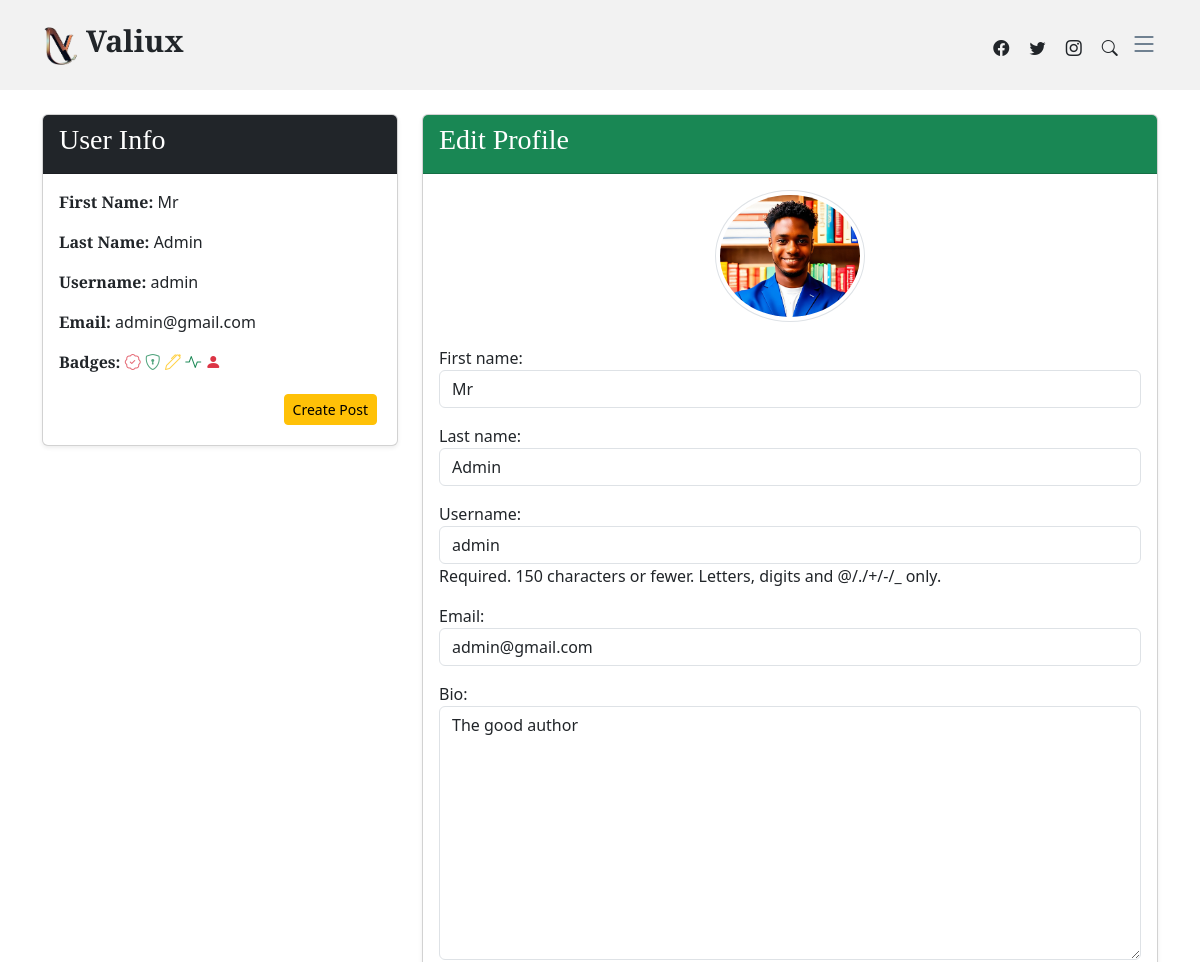
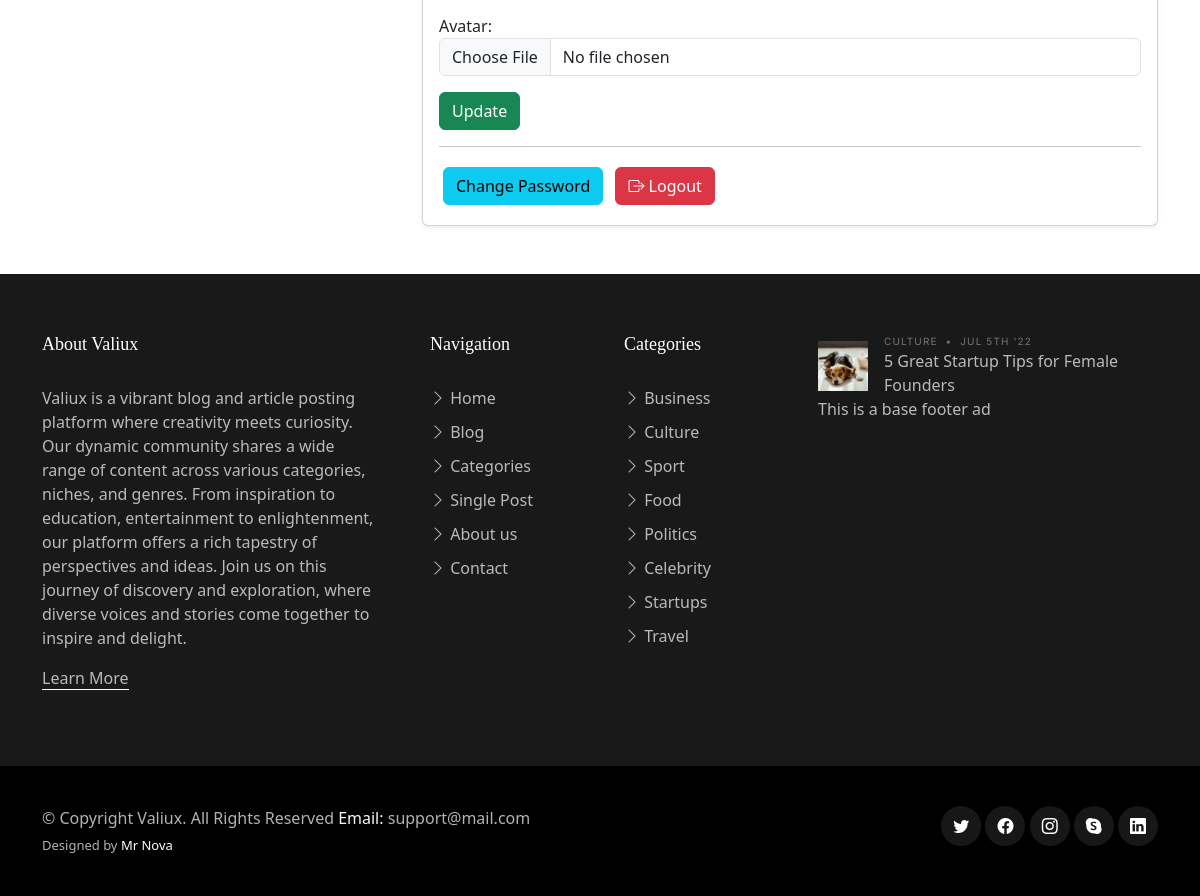
/accounts/profile/ (signed in), run on the app's committed database (2 pictures, top to bottom).
### core/models.py (models this page shows, shortened)
class SiteSettings(models.Model):
    site_name = models.CharField(max_length=100)
    site_description = models.TextField()
    favicon = models.ImageField(upload_to='Site_images/', null=True, blank=True)
    logo = models.ImageField(upload_to='Site_images/', null=True, blank=True)
    address = models.CharField(max_length=255, null=True)
    contact_email = models.EmailField()
    phone_number = models.CharField(max_length=20)
    meta_keywords = models.CharField(max_length=255, help_text="Comma-separated SEO keywords for the site")
    meta_description = models.CharField(max_length=255, help_text="Meta description for the site")
    meta_author = models.CharField(max_length=100, help_text="Author of the site content")
    og_title = models.CharField(max_length=255, help_text="Open Graph title for the site")
    og_description = models.CharField(max_length=255, help_text="Open Graph description for the site")
    og_image = models.ImageField(upload_to='meta_images/', blank=True, null=True, help_text="Open Graph image for the site")
    og_url = models.URLField(help_text="Open Graph URL for the site")

### accounts/models.py (models this page shows, shortened)
class Profile(models.Model):
    user = models.OneToOneField(User, on_delete=models.CASCADE)
    bio = models.TextField(blank=True, null=True)
    avatar = models.ImageField(default='default.jpg', upload_to='profile_images')
    phone = models.CharField(max_length=20, null=True)
    badges = models.ManyToManyField(Badge, blank=True)

### ads/models.py (models this page shows, shortened)
class Ad(models.Model):
    placement = models.ForeignKey(AdPlacement, on_delete=models.CASCADE, related_name='ads')
    code = models.TextField()
    active = models.BooleanField(default=True)
    start_date = models.DateField(default=timezone.now)
    end_date = models.DateField(blank=True, null=True)

### accounts/views.py (the view)
# urls.py: path('profile/', views.profile, name='profile'),
@login_required
def profile(request):
    user_contents_count = Content.objects.filter(author=request.user).count()
    user_comments_count = Comment.objects.filter(author=request.user).count()
    ads_base = Ad.objects.filter(placement__name="Base", active=True).first()
    user_likes_count = sum(content.likes.count() for content in Content.objects.filter(author=request.user))
    user_registration_duration = timezone.now() - request.user.date_joined
    recent_logins = request.user.last_login and request.user.last_login >= timezone.now() - timedelta(days=7)
    user_reviewed_posts_count = Comment.objects.filter(author=request.user).values('content').distinct().count()
    u_form = UserUpdateForm(request.POST or None, instance=request.user)
    p_form = ProfileUpdateForm(request.POST or None, request.FILES or None, instance=request.user.profile)
    if request.method == 'POST':
        if u_form.is_valid() and p_form.is_valid():
            u_form.save()
            p_form.save()
            messages.success(request, 'Your profile has been updated!')
            return redirect('profile')
    context = {
        'u_form': u_form,
        'p_form': p_form,
        'user_contents_count': user_contents_count,
        'user_comments_count': user_comments_count,
        'user_likes_count': user_likes_count,
        'user_registration_duration': user_registration_duration,
        'user_recent_logins': recent_logins,
        'user_reviewed_posts_count': user_reviewed_posts_count,
        'ads_base': ads_base,
    }
    return render(request, 'accounts/profile.html', context)

### accounts/templates/accounts/profile.html (shortened to what this page needs)
{% extends 'accounts/base.html' %}
{% block content %}
{% load custom_filters %}
{% load static %}
<main id="main" class="py-4">
  <div class="container">
    <div class="row">
      <div class="col-md-4 mb-4">
        <div class="card shadow-sm">
          <div class="card-header bg-primary text-white">
            <h3>User Info</h3>
          </div>
          <div class="card-body">
            <p><strong>First Name:</strong> {{ request.user.first_name }}</p>
            <p><strong>Last Name:</strong> {{ request.user.last_name }}</p>
            <p><strong>Username:</strong> {{ request.user.username }}</p>
            <p><strong>Email:</strong> {{ request.user.email }}</p>
            <p><strong>Badges:</strong>
              {% if user_contents_count >= 10 %} <i class="bi bi-patch-check text-danger opacity-75"></i> {% endif %}
              {% if request.user.is_superuser %} <i class="bi bi-shield-lock text-success opacity-75"></i> {% endif %}
              {% if request.user|has_group:"Author" %} <i class="bi bi-pen text-warning opacity-75"></i> {% endif %}
              {% if user_recent_logins %} <i class="bi bi-activity text-success "></i> {% endif %}
              {% if user_registration_duration.days < 30 %} <i class="bi bi-person-fill text-danger"></i> {% endif %}
            </p>
            {% if request.user.is_authenticated and request.user|has_group:"Author" %}
              <div class="d-flex justify-content-end">
                <a href="{% url 'admin:content_content_add' %}" class="btn btn-sm btn-warning m-1">Create Post</a>
              </div>
            {% endif %}
          </div>
        </div>
      </div>
      <div class="col-md-8 mb-4">
        <div class="card shadow-sm">
          <div class="card-header bg-success text-white">
            <h3>Edit Profile</h3>
          </div>
          <div class="card-body">
            <form method="post" enctype="multipart/form-data">
              <div class="text-center mb-4">
                <img src="{% if request.user.profile.avatar %} {{ request.user.profile.avatar.url }} {% else %} {% static 'assets/img/download.PNG' %} {% endif %}" alt="User Avatar" class="rounded-circle img-thumbnail" width="150">
              </div>
              {{ u_form.as_p }}
              {{ p_form.as_p }}
              <button type="submit" class="btn btn-success">Update</button>
            </form>
            <hr>
            <a href="{% url 'password_change' %}" class="btn btn-info m-1">Change Password</a>
            <form method="post" action="{% url 'logout' %}" class="d-inline">
              <button type="submit" class="btn btn-danger m-1"><i class="bi bi-box-arrow-right"></i> Logout</button>
            </form>
          </div>
        </div>
      </div>
    </div>
  </div>
</main>
{% endblock %}

### accounts/templates/accounts/base.html (shortened to what this page needs)
<!DOCTYPE html>
<html lang="en">
    {% load static %}
<head>
    <link href="{% static 'assets/vendor/bootstrap/css/bootstrap.min.css' %}" rel="stylesheet">
    <link href="{% static 'assets/vendor/bootstrap-icons/bootstrap-icons.css' %}" rel="stylesheet">
    <link href="{% static 'assets/vendor/swiper/swiper-bundle.min.css' %}" rel="stylesheet">
    <link href="{% static 'assets/vendor/glightbox/css/glightbox.min.css' %}" rel="stylesheet">
    <link href="{% static 'assets/vendor/aos/aos.css' %}" rel="stylesheet">
    <link href="{% static 'assets/css/variables.css' %}" rel="stylesheet">
    <link href="{% static 'assets/css/main.css' %}" rel="stylesheet">
</head>
<body>
  <header id="header" class="header d-flex align-items-center fixed-top">
    <div class="container-fluid container-xl d-flex align-items-center justify-content-between">
      <a href="{% url "index" %}" class="logo d-flex align-items-center">
        {% if settings.logo %}
            <img src="{{ settings.logo.url }}" alt="">
        {% else %}
            <img src="{% static 'assets/img/valiux.png' %}" alt="">
        {% endif %}
        <h1>{{ settings.site_name }}</h1>
      </a>
      <div class="position-relative">
        <a href="#" class="mx-2"><span class="bi-facebook"></span></a>
        <a href="#" class="mx-2"><span class="bi-twitter"></span></a>
        <a href="#" class="mx-2"><span class="bi-instagram"></span></a>
        <a href="#" class="mx-2 js-search-open"><span class="bi-search"></span></a>
        <i class="bi bi-list mobile-nav-toggle"></i>
      </div>
    </div>
  </header>
  {% block content %}
  {% endblock %}
  <footer id="footer" class="footer">
    <div class="footer-content">
      <div class="container">
        <div class="row g-5">
          <div class="col-lg-4">
            <h3 class="footer-heading">About {{ settings.site_name }}</h3>
            <p>{{ settings.site_description }}</p>
            <p><a href="{% url "about" %}" class="footer-link-more">Learn More</a></p>
          </div>
          <div class="col-6 col-lg-2">
            <h3 class="footer-heading">Navigation</h3>
            <ul class="footer-links list-unstyled">
              <li><a href="{% url "index" %}"><i class="bi bi-chevron-right"></i> Home</a></li>
              <li><a href="{% url "index" %}"><i class="bi bi-chevron-right"></i> Blog</a></li>
              <li><a href="{% url "content_list" %}"><i class="bi bi-chevron-right"></i> Categories</a></li>
              <li><a href="#"><i class="bi bi-chevron-right"></i> Single Post</a></li>
              <li><a href="{% url "about" %}"><i class="bi bi-chevron-right"></i> About us</a></li>
              <li><a href="{% url "contact" %}"><i class="bi bi-chevron-right"></i> Contact</a></li>
            </ul>
          </div>
          <div class="col-6 col-lg-2">
            <h3 class="footer-heading">Categories</h3>
            <ul class="footer-links list-unstyled">
              <li><a href="{% url "content_list" %}"><i class="bi bi-chevron-right"></i> Business</a></li>
              <li><a href="{% url "content_list" %}"><i class="bi bi-chevron-right"></i> Culture</a></li>
              <li><a href="{% url "content_list" %}"><i class="bi bi-chevron-right"></i> Sport</a></li>
              <li><a href="{% url "content_list" %}"><i class="bi bi-chevron-right"></i> Food</a></li>
              <li><a href="{% url "content_list" %}"><i class="bi bi-chevron-right"></i> Politics</a></li>
              <li><a href="{% url "content_list" %}"><i class="bi bi-chevron-right"></i> Celebrity</a></li>
              <li><a href="{% url "content_list" %}"><i class="bi bi-chevron-right"></i> Startups</a></li>
              <li><a href="{% url "content_list" %}"><i class="bi bi-chevron-right"></i> Travel</a></li>
            </ul>
          </div>
          <div class="col-lg-4">
            <ul class="footer-links footer-blog-entry list-unstyled">
              <li>
                <a href="#" class="d-flex align-items-center">
                  <img src="{% static 'assets/img/post-sq-1.jpg' %}" alt="" class="img-fluid me-3">
                  <div>
                    <div class="post-meta d-block"><span class="date">Culture</span> <span class="mx-1">&bullet;</span> <span>Jul 5th '22</span></div>
                    <span>5 Great Startup Tips for Female Founders</span>
                  </div>
                </a>
                {% if ads_base %}
                  <div class="ad" id="{{ ads_base.placement.slug }}">
                    {{ ads_base.code|safe }}
                  </div>
                {% endif %}
              </li>
            </ul>
          </div>
        </div>
      </div>
    </div>
    <div class="footer-legal">
      <div class="container">
        <div class="row justify-content-between">
          <div class="col-md-6 text-center text-md-start mb-3 mb-md-0">
            <div class="copyright">
              © Copyright <strong><span>{{ settings.site_name }}</span></strong>. All Rights Reserved <strong class="text-light">Email:</strong> {{ settings.contact_email }}
            </div>
            <div class="credits">
              Designed by <a href="#">Mr Nova</a>
            </div>
          </div>
          <div class="col-md-6">
            <div class="social-links mb-3 mb-lg-0 text-center text-md-end">
              <a href="#" class="twitter"><i class="bi bi-twitter"></i></a>
              <a href="#" class="facebook"><i class="bi bi-facebook"></i></a>
              <a href="#" class="instagram"><i class="bi bi-instagram"></i></a>
              <a href="#" class="google-plus"><i class="bi bi-skype"></i></a>
              <a href="#" class="linkedin"><i class="bi bi-linkedin"></i></a>
            </div>
          </div>
        </div>
      </div>
    </div>
  </footer>
</body>
</html>

### data on the page
SiteSettings: logo (picture), site_name "Valiux", site_description "Valiux is a vibrant blog and article posting platform where creativity meets curiosity. Our dynamic community shares a wide range of content across various categories, niches, and genres. From inspiration to education, entertainment to enlightenment, our platform offers a rich tapestry of perspectives and ideas. Join us on this journey of discovery and exploration, where diverse voices and stories come together to inspire and delight.", contact_email "support@mail.com"
Profile: bio "The good author"
Ad: code "This is a base footer ad"

### other printed values
{{ request.user.first_name }} "Mr"
{{ request.user.last_name }} "Admin"
{{ request.user.username }} "admin"
{{ request.user.email }} "admin@gmail.com"
